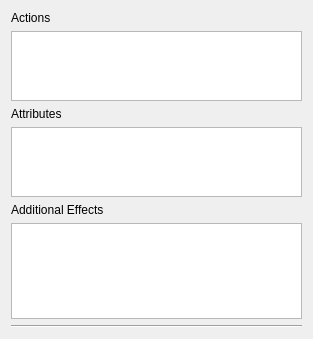
<?xml version="1.0" encoding="UTF-8"?>
<ui version="4.0">
 <class>editor_List</class>
 <widget class="QWidget" name="editor_List">
  <property name="geometry">
   <rect>
    <x>0</x>
    <y>0</y>
    <width>313</width>
    <height>339</height>
   </rect>
  </property>
  <property name="sizePolicy">
   <sizepolicy hsizetype="Preferred" vsizetype="Preferred">
    <horstretch>0</horstretch>
    <verstretch>0</verstretch>
   </sizepolicy>
  </property>
  <property name="windowTitle">
   <string>Form</string>
  </property>
  <layout class="QVBoxLayout" name="verticalLayout">
   <item>
    <widget class="QLabel" name="ActionLabel">
     <property name="text">
      <string>Actions</string>
     </property>
    </widget>
   </item>
   <item>
    <widget class="QListWidget" name="ActionList">
     <property name="sizePolicy">
      <sizepolicy hsizetype="Expanding" vsizetype="Expanding">
       <horstretch>0</horstretch>
       <verstretch>1</verstretch>
      </sizepolicy>
     </property>
    </widget>
   </item>
   <item>
    <widget class="QLabel" name="AttributeLabel">
     <property name="text">
      <string>Attributes</string>
     </property>
    </widget>
   </item>
   <item>
    <widget class="QListWidget" name="AttributeList">
     <property name="sizePolicy">
      <sizepolicy hsizetype="Expanding" vsizetype="Expanding">
       <horstretch>0</horstretch>
       <verstretch>1</verstretch>
      </sizepolicy>
     </property>
    </widget>
   </item>
   <item>
    <widget class="QLabel" name="AddEffectsLabel">
     <property name="text">
      <string>Additional Effects</string>
     </property>
    </widget>
   </item>
   <item>
    <widget class="QListWidget" name="AddEffectList">
     <property name="sizePolicy">
      <sizepolicy hsizetype="Expanding" vsizetype="Expanding">
       <horstretch>0</horstretch>
       <verstretch>255</verstretch>
      </sizepolicy>
     </property>
     <property name="resizeMode">
      <enum>QListView::ResizeMode::Adjust</enum>
     </property>
    </widget>
   </item>
   <item>
    <widget class="Line" name="Line">
     <property name="orientation">
      <enum>Qt::Orientation::Horizontal</enum>
     </property>
    </widget>
   </item>
  </layout>
 </widget>
 <resources/>
 <connections/>
</ui>
